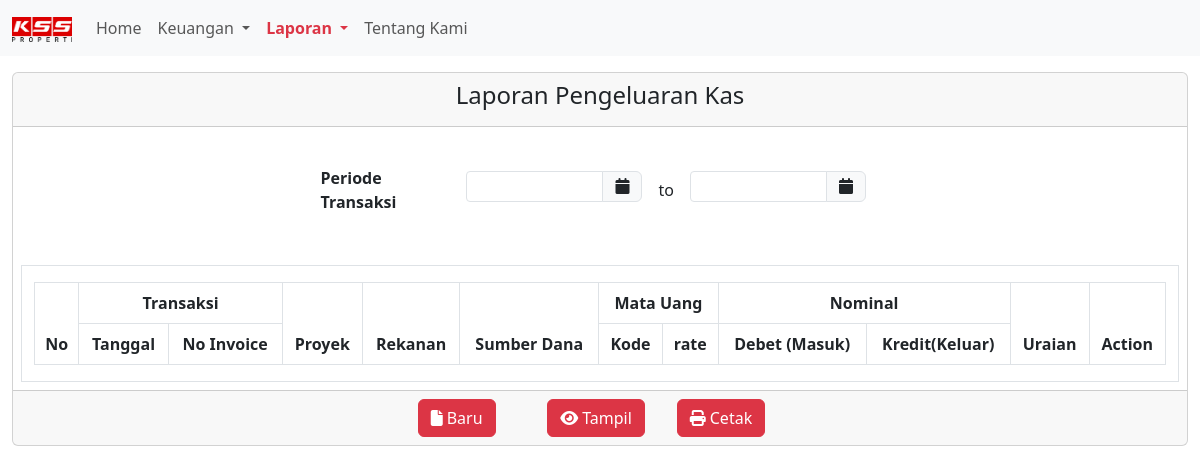
Page /laporan-pengeluaran.php on the earlier database version.
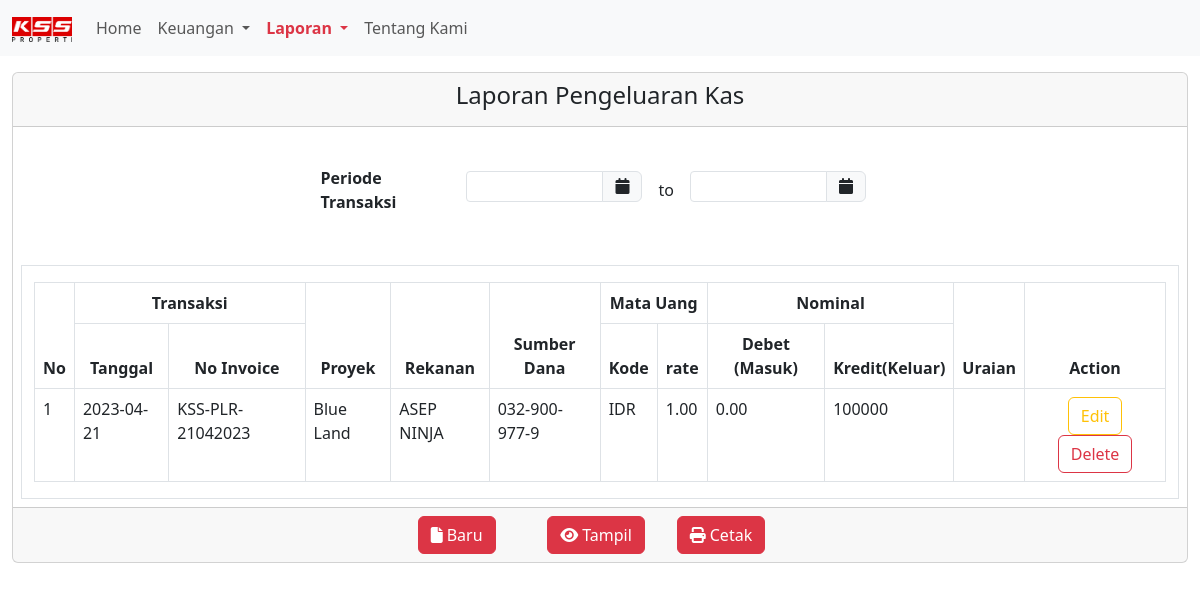
Same page on the later database version.
### tables this page shows
CREATE TABLE `pengeluaran_kas` (
  `id_pengeluaran` int NOT NULL,
  `payment` varchar(255) DEFAULT NULL,
  `no_invoice` varchar(255) DEFAULT NULL,
  `tanggal` date DEFAULT NULL,
  `cara_bayar` varchar(255) DEFAULT NULL,
  `kode_bank` varchar(255) DEFAULT NULL,
  `no_rekening` varchar(255) DEFAULT NULL,
  `no_giro` varchar(255) DEFAULT NULL,
  `kode_bayar` varchar(255) NOT NULL,
  `nama_dibayar` varchar(255) NOT NULL,
  `proyek` varchar(255) DEFAULT NULL,
  `kode_proyek` varchar(255) DEFAULT NULL,
  `nilaiPengeluaran` int DEFAULT NULL,
  `ppn` int DEFAULT NULL,
  `materai` int DEFAULT NULL,
  `total_pengeluaran` int DEFAULT NULL,
  `pot_pph` int DEFAULT NULL,
  `pot_lain` int DEFAULT NULL,
  `total_bayar` int DEFAULT NULL,
  `uraian` varchar(255) DEFAULT NULL
);

CREATE TABLE `proyek` (
  `id` int NOT NULL,
  `nama` varchar(255) NOT NULL
);

### function.php (called while the page is built, shortened)
<?php
require "koneksi.php";
function query($query)
{
    global $conn;
    $result = mysqli_query($conn, $query);
    $rows = [];
    while ($row = mysqli_fetch_assoc($result)) {
        $rows[] = $row;
    }
    return $rows;
}

### laporan-pengeluaran.php (the view, shortened to what this page needs)
<?php
require "function.php";
$pengeluaran = query("SELECT * FROM pengeluaran_kas LEFT JOIN proyek ON pengeluaran_kas.proyek = proyek.id");
?>
<!DOCTYPE html>
<html lang="en">
<head>
  <link rel="stylesheet" href="./src/style/global.css" />
  <link rel="stylesheet" href="./src/bootstrap/bootstrap.min.css" />
  <link rel="stylesheet" href="./src/style/all.min.css" />
  <link rel="stylesheet" href="//code.jquery.com/ui/1.13.2/themes/base/jquery-ui.css">
</head>
<body>
  <nav class="navbar navbar-expand-lg bg-body-tertiary mb-3 sticky-top">
    <div class="container-fluid">
      <a class="navbar-brand" href="index.html"><img src="src/image/NEW-LOGO-KSS.png" alt="KSS-LOGO" width="60" height="25" /></a>
      <div class="collapse navbar-collapse" id="navbarSupportedContent">
        <ul class="navbar-nav me-auto mb-2 mb-lg-0">
          <li class="nav-item">
            <a class="nav-link" aria-current="page" href="index.php">Home</a>
          </li>
          <li class="nav-item dropdown">
            <a class="nav-link dropdown-toggle" href="#" role="button" data-bs-toggle="dropdown" aria-expanded="false">
              Keuangan
            </a>
          </li>
          <li class="nav-item dropdown">
            <a class="nav-link dropdown-toggle active" href="#" role="button" data-bs-toggle="dropdown" aria-expanded="false">
              Laporan
            </a>
          </li>
          <li class="nav-item">
            <a class="nav-link" aria-current="page" href="#">Tentang Kami</a>
          </li>
        </ul>
      </div>
    </div>
  </nav>
  <section class="form-laporan-penerimaan">
    <div class="container-fluid">
      <div class="card">
        <div class="card-header">
          <h4 class="text-center">Laporan Pengeluaran Kas</h4>
        </div>
        <div class="card-body">
          <div class="row">
            <div class="col-9 offset-3 mb-3 mt-3">
              <form action="">
                <div class="row align-items-center">
                  <label for="" class="col-sm-2 col-form-label"><b>Periode Transaksi</b></label>
                  <div class="col-sm-10 d-flex">
                    <div class="col-3 me-3">
                      <div class="input-group">
                        <input type="text" id="from" name="from" class="form-control form-control-sm">
                        <span class="input-group-text"><i class="fa fa-calendar"></i></span>
                      </div>
                    </div>
                    <div class="col-auto">
                      <label for="" class=" col-form-label">to</label>
                    </div>
                    <div class="col-3 ms-3">
                      <div class="input-group">
                        <input type="text" id="to" name="to" class="form-control form-control-sm">
                        <span class="input-group-text"><i class="fa fa-calendar"></i></span>
                      </div>
                    </div>
                  </div>
                </div>
              </form>
            </div>
          </div>
        </div>
        <div class="col-12 mt-1">
          <div class="container-fluid p-2">
            <div class="container-fluid border border-1">
              <div class="col-12 mt-3">
                <table class="table table-bordered">
                  <thead>
                    <tr class="text-center">
                      <th scope="col" rowspan="2">No</th>
                      <th scope="col" colspan="2">Transaksi</th>
                      <th scope="col" rowspan="2"> Proyek </th>
                      <th scope="col" rowspan="2">Rekanan</th>
                      <th scope="col" rowspan="2">Sumber Dana</th>
                      <th scope="col" colspan="2">Mata Uang</th>
                      <th scope="col" colspan="2">Nominal</th>
                      <th scope="col" rowspan="2">Uraian</th>
                      <th scope="col" rowspan="2">Action</th>
                    </tr>
                    <tr class="text-center">
                      <th> Tanggal </th>
                      <th> No Invoice </th>
                      <th> Kode </th>
                      <th> rate </th>
                      <th>Debet (Masuk)</th>
                      <th>Kredit(Keluar)</th>
                    </tr>
                  <tbody>
                    <?php $i = 1; ?>
                    <?php foreach ($pengeluaran as $row) : ?>
                      <td><?= $i ?></td>
                      <td><?= $row['tanggal'] ?></td>
                      <td><?= $row['no_invoice'] ?></td>
                      <td><?= $row['nama'] ?></td>
                      <td><?= $row['nama_dibayar'] ?></td>
                      <td><?= $row['no_rekening'] ?></td>
                      <td> IDR </td>
                      <td> 1.00 </td>
                      <td>0.00</td>
                      <td><?= $row['total_bayar'] ?></td>
                      <td><?= $row['uraian'] ?></td>
                      <td class="text-center">
                        <a type="button" id="tombolUbah" class="btn btn-outline-warning" data-bs-toggle="modal" data-bs-target="#ubahModal" data-id_pengeluaran="<?= $row['id_pengeluaran'] ?>" data-tanggal="<?= $row['tanggal'] ?>" data-no_invoice="<?= $row['no_invoice'] ?>" data-nama="<?= $row['nama'] ?>" data-nama_dibayar="<?= $row['nama_dibayar'] ?>" data-no_rekening="<?= $row['no_rekening'] ?>" data-total_bayar="<?= $row['total_bayar'] ?>" data-uraian="<?= $row['uraian'] ?>">
                          Edit
                        </a>
                        <a href="deletepengeluaran.php?id_pengeluaran=<?= $row['id_pengeluaran'] ?>" onclick="return confirm('Apakah anda yakin ingin menghapus data ini?')">
                          <button class="btn btn-outline-danger mx-1">Delete</button>
                        </a>
                      </td>
                      <?php $i++; ?>
                    <?php endforeach; ?>
                  </tbody>
                </table>
              </div>
            </div>
          </div>
        </div>
        <div class="card-footer text-body-secondary">
          <div class="row">
            <div class="col-8 offset-4">
              <div class="row">
                <div class="col-sm-2 align-items-center">
                  <button class="btn btn-danger" type="reset">
                    <span class="fa fa-file me-1"></span>Baru
                  </button>
                </div>
                <div class="col-sm-2 align-items-center">
                  <button class="btn btn-danger">
                    <span class="fa fa-eye me-1"></span>Tampil
                  </button>
                </div>
                <div class="col-sm-2 align-items-center">
                  <button class="btn btn-danger">
                    <span class="fa fa-print me-1"></span>Cetak
                  </button>
                </div>
              </div>
            </div>
          </div>
        </div>
      </div>
    </div>
  </section>
</body>
</html>

### src/style/global.css (style rules this page uses)
:root { --primary: #dc3545; --secondary: #fff; }
*, html, body { margin: 0; padding: 0; box-sizing: border-box; }
.nav-link.active { color: var(--primary) !important; font-weight: 700; }

Differences in the rows shown:
added pengeluaran_kas: tanggal "2023-04-21", no_invoice "KSS-PLR-21042023", proyek.nama "Blue Land", nama_dibayar "ASEP NINJA", no_rekening "032-900-977-9", total_bayar "100000"
